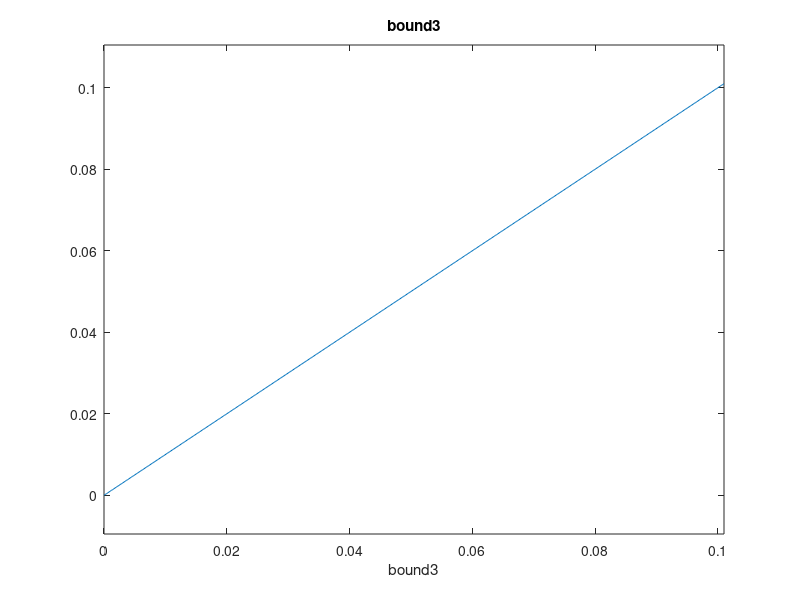

This figure's MATLAB source: (Note: this script raises an error after producing the figure.)

global q k n d var

k = 10;
n = 100;
for var = 1:5
d = 3;

%h = @(p) k*log(p) - (n-1)*p - k*log(k) + k + k*log(n-1) + d*log(10);

ezplot('bound3',[0,k/(n-1)]);

%ylim([-1,10])

%pause

 q = fzero('bound3',[eps,k/(n-1)]);
 
% 
%h = @(p) (k-(n-1)*(p))^2 - (k-(n-1)*(p))*d*log(10);
% 
% ezplot(h,[eps,k/(n-1)])
% 
% 
% q = fzero(h,[0,k/(n-1)])
% 
% %q =  1-(k-sqrt(2*k*d*log(10)))/(n-1)
% 
T= fzero('qinv',k/(n-1));
% 
round(T,2)
end